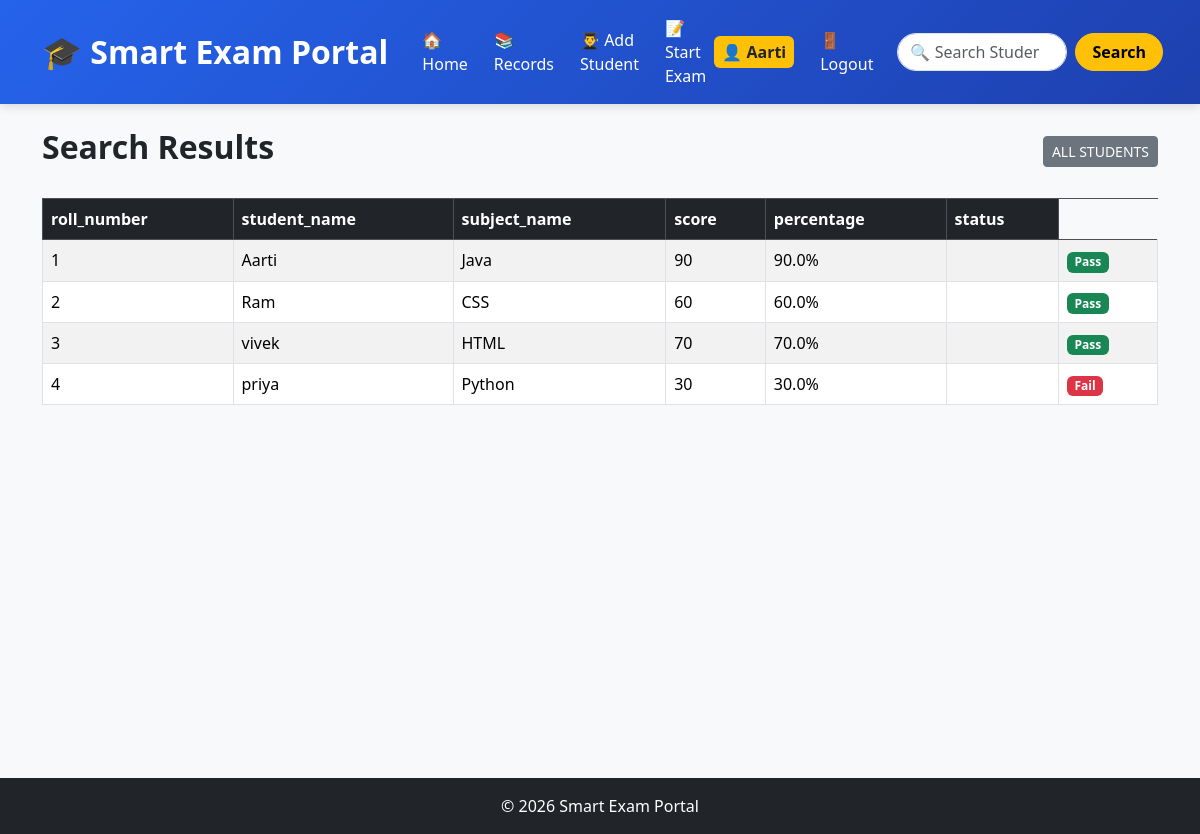
The page /search (signed in) on the database its author committed.
### tables this page shows
CREATE TABLE students (
        id INTEGER PRIMARY KEY AUTOINCREMENT,
        roll_number INTEGER,
        student_name TEXT NOT NULL,
        subject_id INTEGER,
        score INTEGER,
        percentage REAL,
        exam_date TEXT,
        FOREIGN KEY(subject_id) REFERENCES subjects(id)
    );

CREATE TABLE subjects (
        id INTEGER PRIMARY KEY AUTOINCREMENT,
        name TEXT NOT NULL UNIQUE
    );

### app.py (the view)
@app.route("/search")
def search():
    q = request.args.get("q", "")
    conn = get_db()
    if q:
        students = conn.execute("""
            SELECT
                students.id,
                students.roll_number,
                students.student_name,
                students.score,
                students.percentage,
                students.exam_date,
                subjects.name AS subject_name
            FROM students
            LEFT JOIN subjects
            ON students.subject_id = subjects.id
            WHERE students.student_name LIKE ?
            OR CAST(students.roll_number AS TEXT) LIKE ?
        """, (f"%{q}%", f"%{q}%")).fetchall()
    else:
        students = conn.execute("""
            SELECT
                students.id,
                students.roll_number,
                students.student_name,
                students.score,
                students.percentage,
                students.exam_date,
                subjects.name AS subject_name
            FROM students
            LEFT JOIN subjects
            ON students.subject_id = subjects.id
        """).fetchall()
    conn.close()
    return render_template(
        "search.html",
        students=students,
        query=q
    )

### database.py (called while the page is built)
def get_db():
    conn = sqlite3.connect("myproject.db")
    conn.row_factory = sqlite3.Row
    return conn

### templates/search.html (shortened to what this page needs)
{% extends "base.html" %}
{% block content %}
<div class="d-flex justify-content-between align-items-center mb-4">
    <h2 class="fw-bold">Search Results</h2>
    <a href="{{ url_for('records') }}"
       class="btn btn-secondary btn-sm">
        ALL STUDENTS
    </a>
</div>
{% if students|length > 0 %}
<table class="table table-striped table-bordered table-hover">
    <thead class="table-dark">
        <tr>
            <th>roll_number</th>
            <th>student_name</th>
            <th>subject_name</th>
            <th>score</th>
            <th>percentage</th>
            <th>status</th>
        </tr>
    </thead>
    <tbody>
        {% for student in students %}
        <tr>
            <td>{{ student.roll_number }}</td>
            <td>{{ student.student_name }}</td>
            <td>{{ student.subject_name }}</td>
            <td>{{ student.score }}</td>
            <td>{{ student.percentage }}%</td>
            <td>{{ student.status }}</td>
            <td>
                {% if student.percentage >= 40 %}
                    <span class="badge bg-success">
                        Pass
                    </span>
                {% else %}
                    <span class="badge bg-danger">
                        Fail
                    </span>
                {% endif %}
            </td>
        </tr>
        {% endfor %}
    </tbody>
</table>
{% endif %}
{% endblock %}

### templates/base.html (shortened to what this page needs)
<!DOCTYPE html>
<html lang="en">
<head>
    <link href="https://cdn.jsdelivr.net/npm/bootstrap@5.3.3/dist/css/bootstrap.min.css" rel="stylesheet">
</head>
<body>
<nav class="navbar navbar-expand-lg navbar-dark">
    <div class="container">
        <a class="navbar-brand" href="{{ url_for('home') }}">
            🎓 Smart Exam Portal
        </a>
        <div class="collapse navbar-collapse justify-content-end"
             id="navbarContent">
            <ul class="navbar-nav align-items-center">
                <li class="nav-item">
                    <a class="nav-link"
                       href="{{ url_for('home') }}">
                        🏠 Home
                    </a>
                </li>
                <li class="nav-item">
                    <a class="nav-link"
                       href="{{ url_for('records') }}">
                        📚 Records
                    </a>
                </li>
            {% if session.get('role') == 'admin' %}
                <li class="nav-item">
                    <a class="nav-link"
                       href="{{ url_for('add_students') }}">
                        👨‍🎓 Add Student
                    </a>
                </li>
            {% endif %}
                <li class="nav-item">
                    <a class="nav-link"
                       href="{{ url_for('exam') }}">
                        📝 Start Exam
                    </a>
                </li>
                 {% if session.get('username') %}
<li class="nav-item me-2">
    <span class="badge bg-warning text-dark fs-6 p-2">
        👤 {{ session['username'] }}
    </span>
</li>
<li class="nav-item">
    <a class="nav-link"
       href="{{ url_for('logout') }}">
        🚪 Logout
    </a>
</li>
{% endif %}
            </ul>
            <form class="d-flex ms-lg-3 mt-2 mt-lg-0 position-relative"
                  action="{{ url_for('search') }}"
                  method="GET">
                <input
                    id="searchInput"
                    class="form-control me-2 rounded-pill search-input"
                    type="search"
                    placeholder="🔍 Search Student"
                    name="q"
                    autocomplete="off">
                <button
                    class="btn btn-warning fw-bold rounded-pill px-3 search-btn"
                    type="submit">
                    Search
                </button>
            </form>
        </div>
    </div>
</nav>
<div class="container mt-4 main-content">
    {% block content %}
    {% endblock %}
</div>
<footer class="bg-dark text-white text-center p-3">
    © 2026 Smart Exam Portal
</footer>
</body>
</html>

### templates/base.html (style rules this page uses)
body { background-color:#f8f9fa; }
.navbar { background: linear-gradient(135deg, #2563eb, #1e40af); padding: 8px 0; box-shadow: 0 2px 10px rgba(0,0,0,0.15); }
.navbar-brand { font-size: 32px; font-weight: 700; }
.nav-link { color:white !important; font-weight:500; margin-left:10px; transition: all 0.3s ease; }
.search-input { width:170px; height:38px; }
.search-btn { transition: all 0.3s ease; }
.main-content { min-height:75vh; }
footer { margin-top:50px; }

### rows shown on the page
students: username "Aarti", roll_number "1", student_name "Aarti", subject_name "Java", score "90", percentage "90.0", shows "Pass"
students: roll_number "2", student_name "Ram", subject_name "CSS", score "60", percentage "60.0", shows "Pass"
students: roll_number "3", student_name "vivek", subject_name "HTML", score "70", percentage "70.0", shows "Pass"
students: roll_number "4", student_name "priya", subject_name "Python", score "30", percentage "30.0", shows "Fail"
